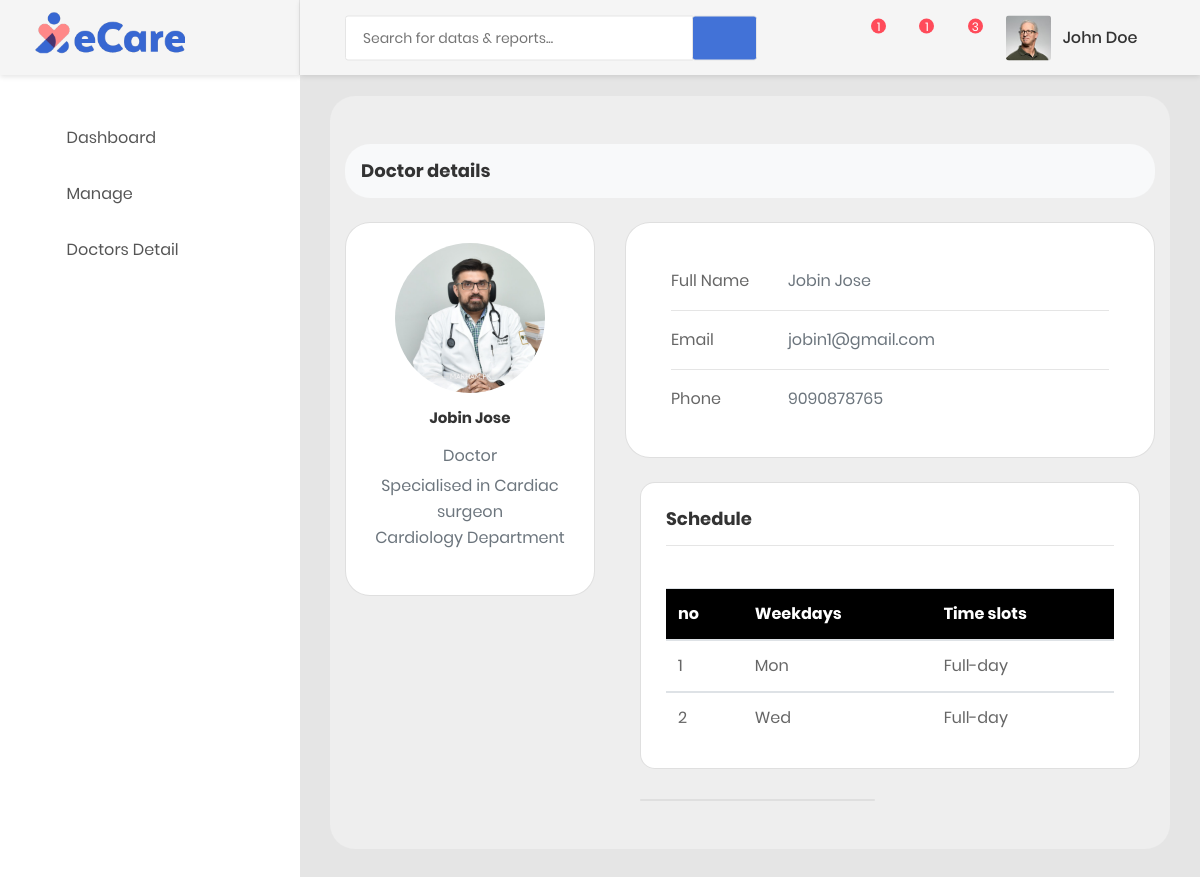
Screenshot of /Admin-panel/specificschdle.php?id=6 with the database file from the repository.
### tables this page shows
CREATE TABLE `profileimages` (
  `Pro_id` int(11) NOT NULL,
  `Pro_pics` varchar(2000) NOT NULL,
  `Log_id` int(11) NOT NULL,
  `Utype_id` int(11) NOT NULL
);

CREATE TABLE `doctor` (
  `D_id` int(11) NOT NULL,
  `Log_id` int(11) NOT NULL,
  `D_name` varchar(50) NOT NULL,
  `D_pos` varchar(50) NOT NULL,
  `Dept_id` int(11) NOT NULL,
  `D_email` varchar(50) NOT NULL,
  `D_phone` bigint(10) NOT NULL,
  `D_license` varchar(10000) NOT NULL,
  `D_specialization_id` int(11) NOT NULL
);

CREATE TABLE `specializations` (
  `D_specialization_id` int(11) NOT NULL,
  `D_specializations` varchar(50) NOT NULL,
  `Dept_id` int(11) NOT NULL
);

CREATE TABLE `department` (
  `Dept_id` int(11) NOT NULL,
  `Dept_name` varchar(50) NOT NULL
);

CREATE TABLE `schedule` (
  `S_id` int(11) NOT NULL,
  `T_id` int(11) NOT NULL,
  `W_id` int(11) NOT NULL,
  `D_id` int(11) NOT NULL
);

CREATE TABLE `weekdays` (
  `W_id` int(11) NOT NULL,
  `W_days` varchar(50) NOT NULL
);

CREATE TABLE `timeslot` (
  `T_id` int(11) NOT NULL,
  `T_slot` varchar(50) NOT NULL
);

### Admin-panel/specificschdle.php (the view, shortened to what this page needs)
<?php
include "connect.php";
?>
<!DOCTYPE html>
<html lang="en">
<head>
    <link href="css/font-face.css" rel="stylesheet" media="all">
    <link href="vendor/font-awesome-4.7/css/font-awesome.min.css" rel="stylesheet" media="all">
    <link href="vendor/font-awesome-5/css/fontawesome-all.min.css" rel="stylesheet" media="all">
    <link href="vendor/mdi-font/css/material-design-iconic-font.min.css" rel="stylesheet" media="all">
    <link href="vendor/bootstrap-4.1/bootstrap.min.css" rel="stylesheet" media="all">
    <link href="vendor/animsition/animsition.min.css" rel="stylesheet" media="all">
    <link href="vendor/bootstrap-progressbar/bootstrap-progressbar-3.3.4.min.css" rel="stylesheet" media="all">
    <link href="vendor/wow/animate.css" rel="stylesheet" media="all">
    <link href="vendor/css-hamburgers/hamburgers.min.css" rel="stylesheet" media="all">
    <link href="vendor/slick/slick.css" rel="stylesheet" media="all">
    <link href="vendor/select2/select2.min.css" rel="stylesheet" media="all">
    <link href="vendor/perfect-scrollbar/perfect-scrollbar.css" rel="stylesheet" media="all">
    <link href="css/theme.css" rel="stylesheet" media="all">
</head>
<body>
    <?php
    $ri = $_GET['id'];
    $query = "select * from doctor where D_id='$ri'";
    $res = mysqli_query($con, $query);
    $r = mysqli_fetch_array($res);
    $query1 = "select * from department where Dept_id='$r[Dept_id]'";
    $res1 = mysqli_query($con, $query1);
    $d = mysqli_fetch_array($res1);
    $query2 = "select * from specializations where Dept_id='$r[Dept_id]' and D_specialization_id=$r[D_specialization_id]";
    $res2 = mysqli_query($con, $query2);
    $sp = mysqli_fetch_array($res2);
    ?>
    <?php
    $pic = "select Pro_pics from profileimages where Log_id =$r[Log_id] and Utype_id=2 ";
    $check = mysqli_query($con, $pic);
    $fe = mysqli_fetch_array($check);
    ?>
    <div class="page-wrapper">
        <?php
        include "index-sidebar.php";
        ?>
        <div class="page-container">
            <?php
            include "nav.php";
            ?>
            <div class="main-content">
                <div class="section__content section__content--p30" style="margin-top: -20px;">
                    <section style="background-color: #eee;border-radius:25px;">
                        <div class="container py-5">
                            <div class="row">
                                <div class="col">
                                    <nav aria-label="breadcrumb" class="bg-light rounded-3 p-3 mb-4" style="border-radius:25px;">
                                        <h4>Doctor details</h4>
                                    </nav>
                                </div>
                            </div>
                            <div class="row">
                                <div class="col-lg-4">
                                    <div class="card mb-4" style="border-radius:25px;">
                                        <div class="card-body text-center">
                                            <img src="../uploadedimg/<?php echo $fe['Pro_pics']; ?>" alt="avatar" class="rounded-circle img-fluid" style="width: 150px;">
                                            <h5 class="my-3"><?php echo $r['D_name']; ?></h5>
                                            <p class="text-muted mb-1">Doctor</p>
                                            <p class="text-muted mb-4">Specialised in&nbsp;<?php echo $sp['D_specializations']; ?><br><?php echo $d['Dept_name']; ?>&nbsp;Department</p>
                                        </div>
                                    </div>
                                </div>
                                <div class="col-lg-8 ">
                                    <div class="card mb-4" style="padding:25px;border-radius:25px;">
                                        <div class="card-body">
                                            <div class="row">
                                                <div class="col-sm-3">
                                                    <p class="mb-0">Full Name</p>
                                                </div>
                                                <div class="col-sm-9">
                                                    <p class="text-muted mb-0"><?php echo $r['D_name']; ?></p>
                                                </div>
                                            </div>
                                            <hr>
                                            <div class="row">
                                                <div class="col-sm-3">
                                                    <p class="mb-0">Email</p>
                                                </div>
                                                <div class="col-sm-9">
                                                    <p class="text-muted mb-0"><?php echo $r['D_email']; ?></p>
                                                </div>
                                            </div>
                                            <hr>
                                            <div class="row">
                                                <div class="col-sm-3">
                                                    <p class="mb-0">Phone</p>
                                                </div>
                                                <div class="col-sm-9">
                                                    <p class="text-muted mb-0"><?php echo $r['D_phone']; ?></p>
                                                </div>
                                            </div>
                                        </div>
                                    </div>
                                    <div class="col">
                                        <div class="card" style="padding:25px;border-radius:15px;">
                                            <h4>Schedule</h4>
                                            <hr><br>
                                            <table class="table table-striped">
                                                <thead>
                                                    <tr style="background-color: black;color:white;">
                                                        <th>no</th>
                                                        <th>Weekdays</th>
                                                        <th>Time slots</th>
                                                    </tr>
                                                </thead>
                                                <?php
                                                $sql7 = "SELECT * from weekdays w,timeslot t,schedule s where w.W_id=s.W_id and t.T_id=s.T_id and s.D_id='$ri'";
                                                $sch = mysqli_query($con, $sql7);
                                                $i = 1;
                                                while ($sh = mysqli_fetch_array($sch)) {
                                                ?>
                                                    <tbody>
                                                        <tr>
                                                            <td><?php echo $i++; ?></td>
                                                            <td><?php echo $sh['W_days']; ?> </td>
                                                            <td><?php echo $sh['T_slot']; ?> </td>
                                                        </tr>
                                                    </tbody>
                                                <?php } ?>
                                            </table>
                                        </div>
                                    </div>
                                    <div class="col-md-6">
                                        <div class="card mb-4 mb-md-0">
                                        </div>
                                    </div>
                                </div>
                            </div>
                        </div>
                    </section>
                </div>
            </div>
        </div>
</body>
</html>

### Admin-panel/index-sidebar.php (shortened to what this page needs)
<aside class="menu-sidebar d-none d-lg-block">
    <div class="logo">
        <a href="index.php">
            <img src="images/icon/logo_social.png" alt="Cool Admin" width="150px" />
        </a>
    </div>
    <div class="menu-sidebar__content js-scrollbar1">
        <nav class="navbar-sidebar">
            <ul class="list-unstyled navbar__list">
                <li>
                    <a href="index.php">
                        <i class="fas fa-chart-bar"></i>Dashboard</a>
                </li>
                <li>
                    <a href="manage.php">
                        <i class="fas fa-table"></i>Manage</a>
                </li>
                <li>
                    <a href="form.php">
                        <i class="far fa-check-square"></i>Doctors Detail</a>
                </li>
</aside>

### Admin-panel/nav.php (shortened to what this page needs)
<header class="header-desktop">
    <div class="section__content section__content--p30">
        <div class="container-fluid">
            <div class="header-wrap">
                <form class="form-header" action="" method="POST">
                    <input class="au-input au-input--xl" type="text" name="search" placeholder="Search for datas &amp; reports..." />
                    <button class="au-btn--submit" type="submit">
                        <i class="zmdi zmdi-search"></i>
                    </button>
                </form>
                <div class="header-button">
                    <div class="noti-wrap">
                        <div class="noti__item js-item-menu">
                            <i class="zmdi zmdi-comment-more"></i>
                            <span class="quantity">1</span>
                        </div>
                        <div class="noti__item js-item-menu">
                            <i class="zmdi zmdi-email"></i>
                            <span class="quantity">1</span>
                        </div>
                        <div class="noti__item js-item-menu">
                            <i class="zmdi zmdi-notifications"></i>
                            <span class="quantity">3</span>
                        </div>
                    </div>
                    <div class="account-wrap">
                        <div class="account-item clearfix js-item-menu">
                            <div class="image">
                                <img src="images/icon/avatar-01.jpg" alt="John Doe" />
                            </div>
                            <div class="content">
                                <a class="js-acc-btn" href="#">john doe</a>
                            </div>
                        </div>
                    </div>
                </div>
            </div>
        </div>
    </div>
</header>

### rows the page displays
profileimages: Pro_pics (picture)
doctor: D_name "Jobin Jose", D_email "jobin1@gmail.com", D_phone "9090878765"
specializations: D_specializations "Cardiac surgeon"
department: Dept_name "Cardiology"
schedule: W.W_days "Mon", T.T_slot "Full-day"
schedule: W.W_days "Wed", T.T_slot "Full-day"
